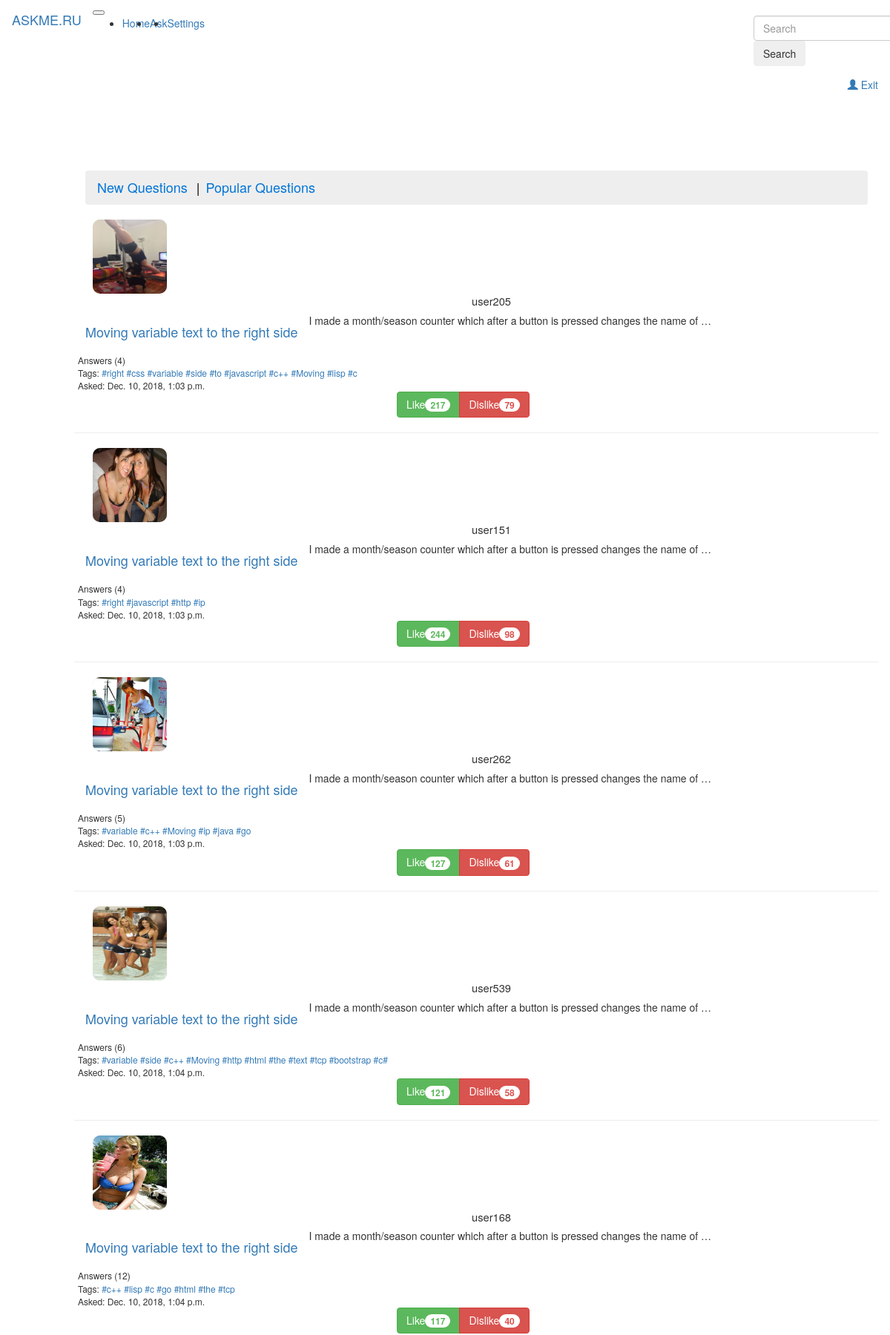
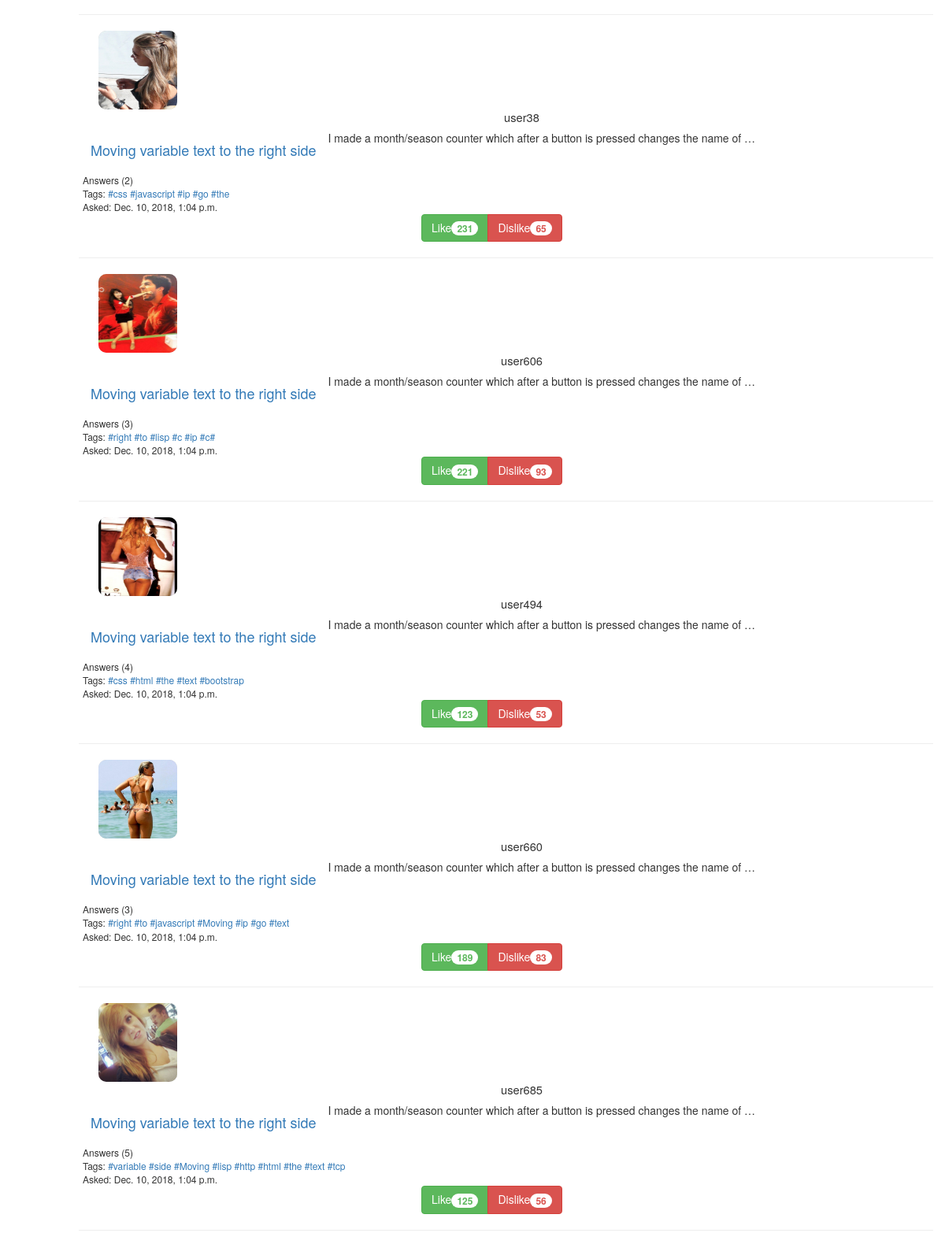
/profile/ (upper part), run on the app's committed database (2 pictures, top to bottom).
### blog/models.py (models this page shows, shortened)
class Question(models.Model):
    author = models.ForeignKey('MyUser', on_delete=models.CASCADE, verbose_name = 'author of question')
    title = models.CharField(max_length=200, verbose_name = 'title of question')
    text = models.TextField(verbose_name = 'text of question')
    tags = models.ManyToManyField('Tag', verbose_name = 'tags of question')
    count_of_answers = models.IntegerField(default=0, verbose_name = 'count of answers')
    objects = question_manager()
    rating = models.IntegerField(default=0,verbose_name='rating of question')
    dislikes = models.IntegerField(default=0,verbose_name='dislike')
    likes = models.IntegerField(default=0,verbose_name='like')
    created_date = models.DateTimeField(default=timezone.now)
    published_date = models.DateTimeField(blank=True, null=True, verbose_name='published date of question')

class MyUser(User):
    rating = models.IntegerField(default=0, verbose_name='rating')
    objects = myuser_manager()
    avatar = models.ImageField(upload_to='', blank = True, verbose_name='avatar')

class Tag(models.Model):
    tag_name = models.CharField(max_length=20, unique = True, verbose_name = 'name of tag')
    post_count = models.IntegerField(default=0, verbose_name = 'count of posts')
    objects = tag_manager()
    def __str__(self):
        return '#' + self.tag_name

### blog/views.py (the view)
# urls.py: path('profile/', views.profile, name='profile'),
def profile(request):
    users, tags = get_users_tags(10, 10)
    questions = pagination(Question.objects.all(), request)
    return render(request, 'blog/profile.html', {'questions': questions , 'users' : users, 'tags' : tags})

### blog/handler.py (called while the page is built)
def pagination(question_list, request):
    paginator = Paginator(question_list, 10)
    page = request.GET.get('page')
    return paginator.get_page(page)

def get_users_tags(users_count, tags_count):
    users = MyUser.objects.get_n_top_users(users_count)
    tags = Tag.objects.get_n_top_tags(tags_count)
    return users, tags

### blog/models.py (called while the page is built)
    def get_n_top_users(self,user_count):
        return self.order_by('-rating')[:user_count]

    def get_n_top_tags(self,tag_count):
        return self.order_by('-post_count')[:tag_count]

### blog/templates/blog/profile.html (shortened to what this page needs)
{% extends "blog/wrapper.html" %}
{% block headcontent %}
  {% load staticfiles %}
  <link rel="stylesheet" type="text/css" href="{% static 'blog/css/objects.css' %}">
  {% load bootstrap_pagination %}
{% endblock%}
{% block navbar %}
    <header>
      <nav class="navbar navbar-expand-md navbar-dark fixed-top bg-dark">
        <a class="navbar-brand" href="{% url 'home' %}">ASKME.RU</a>
        <button class="navbar-toggler" type="button" data-toggle="collapse" data-target="#navbarCollapse" aria-controls="navbarCollapse" aria-expanded="false" aria-label="Toggle navigation">
        </button>
        <div class="collapse navbar-collapse" id="navbarCollapse">
          <ul class="navbar-nav mr-auto">
            <li class="nav-item active">
              <a class="nav-link" href="{% url 'home' %}">Home<span class="sr-only">(current)</span></a>
            </li>
            <li class="nav-item active">
              <a class="nav-link" href="{% url 'ask' %}">Ask<span class="sr-only">(current)</span></a>
            </li>
            <li class="nav-item active">
              <a class="nav-link" href="{% url 'settings' %}">Settings<span class="sr-only">(current)</span></a>
            </li>
          </ul>
          <div class="searching">
          <form class="form-inline mt-2 mt-0">
            <input class="form-control mr-sm-2" placeholder="Search" aria-label="Search" type="text">
            <button class="btn btn-outline-success my-2 my-sm-0" type="submit">Search</button>
          </form>
          </div>
           <ul class="nav navbar-nav navbar-right">
            <li><a class="nav-link" href="{% url 'home' %}"><span class="glyphicon glyphicon-user"></span> Exit</a></li>
          </ul>
        </div>
      </nav>
    </header>
{% endblock %}
{% block beforebody%}
  <ul class="breadcrumb">
    <li><a href="{% url 'order_questions_by_time' %}">New Questions</a></li>
    <li><a href="{% url 'order_questions_by_rating' %}">Popular Questions</a></li>
  </ul>
{% endblock %}
{% block bodycontent %}
  {% if questions %}
    {% for q in questions %}
      <div class="row" id="question_side">
        <div class="col-2">
          <div class="info">
            <img class="photo" src="{{q.author.avatar.url}}">
            <div class="user_name"> {{ q.author.username }} </div>
          </div>
        </div>
        <div class="col-10">
          <div class="title"><a class ="navbar-brand" href="{% url 'to_question' question_id=q.id %}">{{q.title}}</a></div>
          <div class="text"><p>{{ q.text|truncatewords:15 }}</p></div>
          <div class="tags">
            Answers ({{q.count_of_answers}})
            Tags:{% for q_tag in q.tags.all %}  <a href="{% url 'to_questions_by_tag' tag_id=q_tag.id %}">{{ q_tag }}</a>{% endfor %}
          </div>
          <div class="publishdate">  Asked: {{ q.published_date }}</div>
           <div class="btn-group" id='buttons'>
            <button type="button" class="btn btn-success">Like<span class="badge">{{q.likes}}</span></button>
            <button type="button" class="btn btn-danger">Dislike<span class="badge">{{q.dislikes}}</span></button>
          </div>
        </div>
      </div>
      <hr size=4px align="left">
    {% endfor %}
  {% endif %}
{% endblock%}

### blog/static/blog/css/objects.css (style rules this page uses)
.photo { width: 100px; height: 100px; background: #ccc; border-radius: 10px; margin-left: auto; margin-right: auto; }
.user_name { text-align: center; }
.publishdate { padding-left: 20px; font-size: 12px; }
.tags { padding-top: 25px; padding-left: 20px; font-size: 12px; }
#buttons { padding-left: 450px; }
.info { margin-left: 40px; font-size: 11pt; }
.title { margin-left: 15px; margin-top: 5px; }
.text { margin-left: 15px; }
.searching { padding-left: 1000px; }
ul.breadcrumb { padding: 10px 16px; list-style: none; background-color: #eee; }
ul.breadcrumb li { display: inline; font-size: 18px; }
ul.breadcrumb li+li:before { padding: 8px; color: black; content: "|"; }
ul.breadcrumb li a { color: #0275d8; text-decoration: none; }

### data on the page
Question: author.avatar (picture), author.username "user205", title "Moving variable text to the right side", text "I made a month/season counter which after a button is pressed changes the name of …", count_of_answers "4", published_date "Dec. 10, 2018, 1:03 p.m.", likes "217", dislikes "79"
Tag: tag_name "#right"
Tag: tag_name "#css"
Tag: tag_name "#variable"
Tag: tag_name "#side"
Tag: tag_name "#to"
Tag: tag_name "#javascript"
Tag: tag_name "#c++"
Tag: tag_name "#Moving"
Tag: tag_name "#lisp"
Tag: tag_name "#c"
Question: author.avatar (picture), author.username "user151", title "Moving variable text to the right side", text "I made a month/season counter which after a button is pressed changes the name of …", count_of_answers "4", published_date "Dec. 10, 2018, 1:03 p.m.", likes "244", dislikes "98"
Tag: tag_name "#http"
Tag: tag_name "#ip"
Question: author.avatar (picture), author.username "user262", title "Moving variable text to the right side", text "I made a month/season counter which after a button is pressed changes the name of …", count_of_answers "5", published_date "Dec. 10, 2018, 1:03 p.m.", likes "127", dislikes "61"
Tag: tag_name "#java"
Tag: tag_name "#go"
Question: author.avatar (picture), author.username "user539", title "Moving variable text to the right side", text "I made a month/season counter which after a button is pressed changes the name of …", count_of_answers "6", published_date "Dec. 10, 2018, 1:04 p.m.", likes "121", dislikes "58"
Tag: tag_name "#html"
Tag: tag_name "#the"
Tag: tag_name "#text"
Tag: tag_name "#tcp"
Tag: tag_name "#bootstrap"
Tag: tag_name "#c#"
Question: author.avatar (picture), author.username "user168", title "Moving variable text to the right side", text "I made a month/season counter which after a button is pressed changes the name of …", count_of_answers "12", published_date "Dec. 10, 2018, 1:04 p.m.", likes "117", dislikes "40"
Question: author.avatar (picture), author.username "user38", title "Moving variable text to the right side", text "I made a month/season counter which after a button is pressed changes the name of …", count_of_answers "2", published_date "Dec. 10, 2018, 1:04 p.m.", likes "231", dislikes "65"
Question: author.avatar (picture), author.username "user606", title "Moving variable text to the right side", text "I made a month/season counter which after a button is pressed changes the name of …", count_of_answers "3", published_date "Dec. 10, 2018, 1:04 p.m.", likes "221", dislikes "93"
Question: author.avatar (picture), author.username "user494", title "Moving variable text to the right side", text "I made a month/season counter which after a button is pressed changes the name of …", count_of_answers "4", published_date "Dec. 10, 2018, 1:04 p.m.", likes "123", dislikes "53"
Question: author.avatar (picture), author.username "user660", title "Moving variable text to the right side", text "I made a month/season counter which after a button is pressed changes the name of …", count_of_answers "3", published_date "Dec. 10, 2018, 1:04 p.m.", likes "189", dislikes "83"
Question: author.avatar (picture), author.username "user685", title "Moving variable text to the right side", text "I made a month/season counter which after a button is pressed changes the name of …", count_of_answers "5", published_date "Dec. 10, 2018, 1:04 p.m.", likes "125", dislikes "56"
